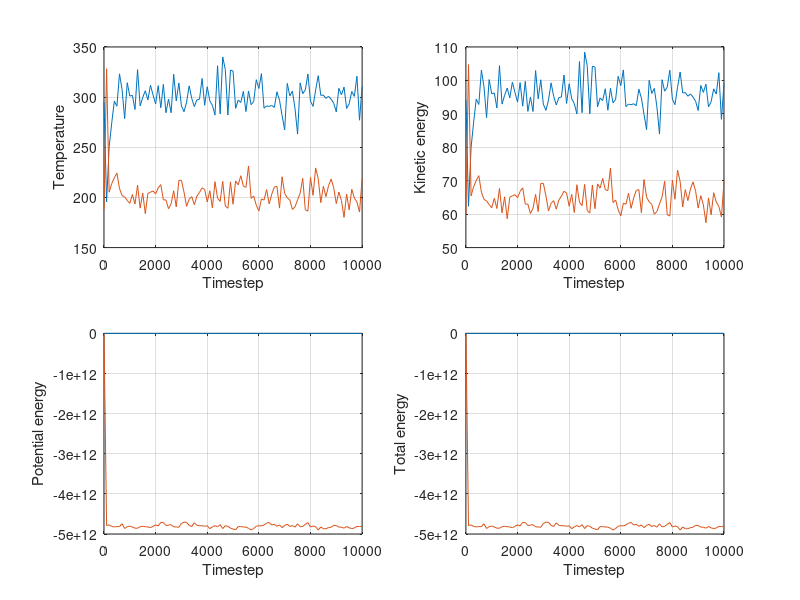

This chart was generated by the following MATLAB code:
figure(1);
 data=load('argon_108velscale.dat');
 data1=load('argon_108buck200.dat');
 subplot(2,2,1); plot(data(:,1),data(:,2),data1(:,1),data1(:,2)); grid on; xlabel('Timestep');ylabel('Temperature');
 subplot(2,2,2); plot(data(:,1),data(:,3),data1(:,1),data1(:,3)); grid on; xlabel('Timestep');ylabel('Kinetic energy');
 subplot(2,2,3); plot(data(:,1),data(:,4),data1(:,1),data1(:,4)); grid on; xlabel('Timestep');ylabel('Potential energy');
 subplot(2,2,4); plot(data(:,1),data(:,5),data1(:,1),data1(:,5)); grid on; xlabel('Timestep');ylabel('Total energy');
print('-dpsc','partbf.eps');
%legend('Input Pos','Random Pos');
